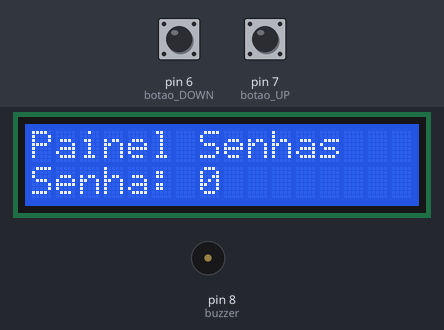
A sketch run on a simulated Arduino Uno, built with avr-gcc and run on an emulated ATmega328P. Parts: 16×2 character LCD, buzzer (waves = sounding). The test bench sets the inputs (shaded band); at power-on: pin 7 (botao_UP) HIGH, pin 6 (botao_DOWN) HIGH.

Above: at 1.9 s.
2.0 s: pin 7 (botao_UP) pulled LOW for 1 s
At 2.5 s:
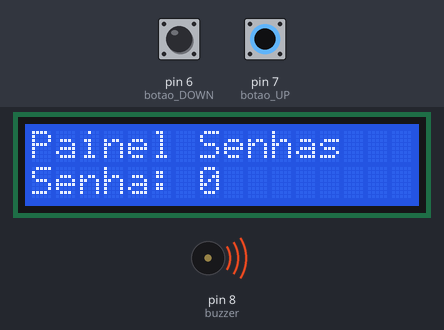
5.0 s: pin 7 (botao_UP) pulled LOW for 0.15 s
At 6.1 s:
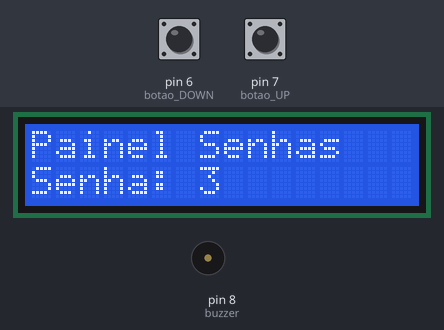
7.1 s: pin 6 (botao_DOWN) pulled LOW for 3.2 s
At 7.6 s:
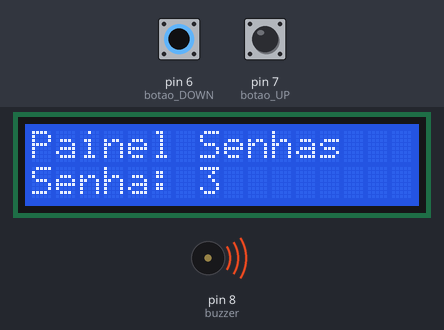
Timing chart, 0 to 11.0 s (numbered marks = the images above; inputs shaded):
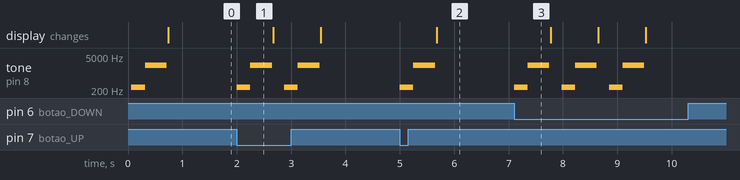

The sketch:

sketch_painel_senhas.ino
```cpp
/************************************************************/
/* Painel de Senhas com LCD 16x2 I2C                       */
/************************************************************/

#include <Wire.h>
#include <LiquidCrystal_I2C.h>

// Endereço do LCD (0x27 ou 0x3F)
LiquidCrystal_I2C lcd(0x27, 16, 2);

// Definições dos pinos
#define botao_DOWN 6
#define botao_UP 7
#define buzzer 8

int senha = -1;

void setup() {
  // Inicializa LCD I2C
  lcd.init();
  lcd.backlight();

  // Botões com pull-up interno
  pinMode(botao_UP, INPUT_PULLUP);
  pinMode(botao_DOWN, INPUT_PULLUP);

  // Buzzer
  pinMode(buzzer, OUTPUT);

  // Inicia com senha 0
  chamar(+1);
}

void loop() {
  if (senha > -1 && digitalRead(botao_UP) == 0) {
    chamar(+1);
    delay(200); // debounce
  }

  if (senha > 0 && digitalRead(botao_DOWN) == 0) {
    chamar(-1);
    delay(200); // debounce
  }
}

// Função que atualiza a senha
void chamar(int botao)
{
  tone(buzzer, 262, 250);
  delay(250);
  tone(buzzer, 2093, 400);
  delay(400);

  senha = senha + botao;

  lcd.clear();

  lcd.setCursor(0, 0);
  lcd.print("Painel Senhas");

  lcd.setCursor(0, 1);
  lcd.print("Senha: ");
  lcd.print(senha);
}
```

Measured:
- after the input at 2.0 s, tone on pin 8 (buzzer): plays 262 Hz for 0.25 s, 2093 Hz for 0.40 s, 262 Hz for 0.25 s, 2093 Hz for 0.40 s, starting at once
- after the input at 5.0 s, tone on pin 8 (buzzer): silent → 262 Hz at once, → 2093 Hz 0.25 s later, → silent 0.40 s later; the display: changes after 0.67 s (image 2)
- after the input at 7.1 s, tone on pin 8 (buzzer): silent → 262 Hz at once, then repeats every 0.87 s: 2093 Hz 0.40 s, silent 0.22 s, 262 Hz 0.25 s, until it stays silent from 9.5 s
